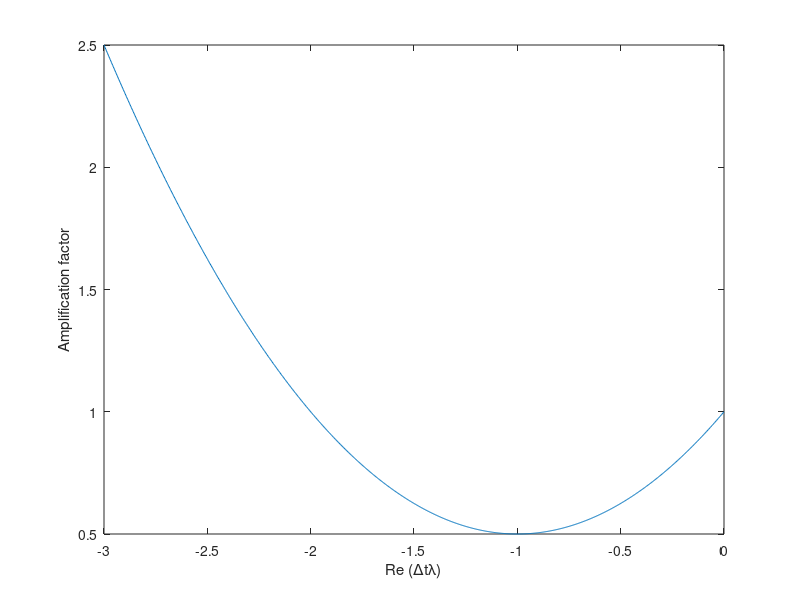

Write the MATLAB code that produced this figure.
% Visualize the amplification factor along the real axis
% Note: comment out or uncomment an appropriate line depending on which
% integrator you're interested in:

xlow =-3; xhigh= 0;
n=1000;
% Here it is done much more efficiently and succinctly
x = linspace(xlow,xhigh,n);
y =0*x;
dtlambda = x + 1i*y;


% Here comment out or uncomment an appropriate line depending on which
% integrator you're interested in:
% Modified Euler
z = (1 + dtlambda + 0.5*dtlambda.^2);
% % Backward Euler
% z = 1./(1 - dtlambda);
% % Trapezoidal
% z = (1 + dtlambda/2)./abs(1 - dtlambda/2);
% % Forward Euler
% z = (1 + dtlambda);
% % Fourth order explicit Runge-Kutta
% z = (1+ dtlambda.^1/1+  dtlambda.^2/2+ dtlambda.^3/6+ dtlambda.^4/24)
% % Trapezoidal
% z = abs(1 + dtlambda/2)./abs(1 - dtlambda/2);
% Implicit Modified Euler
% z = abs(1./(1 - dtlambda + 0.5*dtlambda.^2));

plot(x,z)
hold on
xlabel ('Re (\Delta{t}\lambda)')
ylabel ('Amplification factor')
